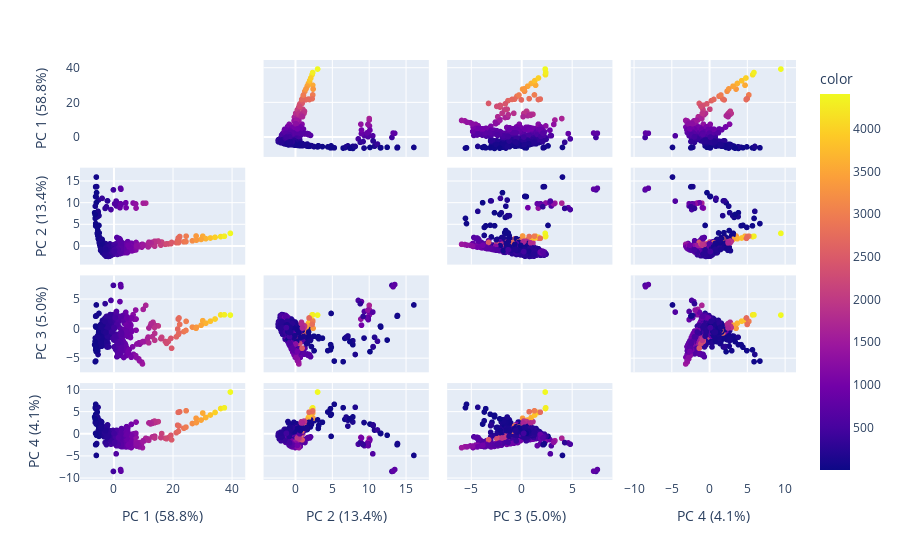

The code cell stored with this chart in its notebook:
### Code cell
import plotly.express as px
from sklearn.decomposition import PCA
from sklearn.preprocessing import StandardScaler

import numpy as np

feature_list = (df1515.columns)

def listToString(feauture_list): 
    
    str0 = " ' "
    str1 = " " 
    str2 = " ", "
    
    # return string  
    return (str0 + str1.join(s) + str2)


features = ['mass', 'MaxEStateIndex', 'MinEStateIndex', 'MaxAbsEStateIndex',
       'MinAbsEStateIndex', 'qed', 'MolWt', 'HeavyAtomMolWt', 'ExactMolWt',
       'NumValenceElectrons', 'MaxPartialCharge', 'MinPartialCharge',
       'MaxAbsPartialCharge', 'MinAbsPartialCharge', 'FpDensityMorgan1',
       'FpDensityMorgan2', 'FpDensityMorgan3', 'BCUT2D_MWHI', 'BCUT2D_MWLOW',
       'BCUT2D_CHGHI', 'BCUT2D_CHGLO', 'BCUT2D_LOGPHI', 'BCUT2D_LOGPLOW',
       'BCUT2D_MRHI', 'BCUT2D_MRLOW', 'BalabanJ', 'BertzCT', 'Chi0', 'Chi0n',
       'Chi0v', 'Chi1', 'Chi1n', 'Chi1v', 'Chi2n', 'Chi2v', 'Chi3n', 'Chi3v',
       'Chi4n', 'Chi4v', 'HallKierAlpha', 'Ipc', 'Kappa1', 'Kappa2', 'Kappa3',
       'LabuteASA', 'PEOE_VSA1', 'SMR_VSA1', 'SlogP_VSA2', 'SlogP_VSA3',
       'TPSA', 'FractionCSP3', 'HeavyAtomCount', 'NOCount', 'NumHAcceptors',
       'NumHeteroatoms', 'NumRotatableBonds', 'MolLogP', 'MolMR']

xx = df1515.loc[:,df1515.columns].values
xx = StandardScaler().fit_transform(df1515[features])
df = pd.DataFrame(xx, columns = features)
pca = PCA()

components = pca.fit_transform(df[features])
labels = {
    str(i): f"PC {i+1} ({var:.1f}%)"
    for i, var in enumerate(pca.explained_variance_ratio_ * 100)
}

fig = px.scatter_matrix(
    components,
    labels=labels,
    dimensions=range(4),
    color=df1515["mass"] # ["species"]
)
fig.update_traces(diagonal_visible=False)
fig.show()

### Figure 1 — Plotly figure (JSON) as saved in the notebook; plotly's stock layout.template omitted (floating-point values rounded to 4 significant figures; data arrays with more than 128 entries replaced by an {"elided": "..."} marker saying what was removed)
{"data": [{"diagonal": {"visible": false}, "dimensions": [{"axis": {"matches": true}, "label": "PC 1 (58.8%)", "values": {"elided": "962 float values"}}, {"axis": {"matches": true}, "label": "PC 2 (13.4%)", "values": {"elided": "962 float values"}}, {"axis": {"matches": true}, "label": "PC 3 (5.0%)", "values": {"elided": "962 float values"}}, {"axis": {"matches": true}, "label": "PC 4 (4.1%)", "values": {"elided": "962 float values"}}], "hovertemplate": "%{xaxis.title.text}=%{x}<br>%{yaxis.title.text}=%{y}<br>color=%{marker.color}<extra></extra>", "legendgroup": "", "marker": {"color": {"elided": "962 float values"}, "coloraxis": "coloraxis", "symbol": "circle"}, "name": "", "showlegend": false, "type": "splom"}], "layout": {"coloraxis": {"colorbar": {"title": {"text": "color"}}, "colorscale": [[0, "#0d0887"], [0.1111, "#46039f"], [0.2222, "#7201a8"], [0.3333, "#9c179e"], [0.4444, "#bd3786"], [0.5556, "#d8576b"], [0.6667, "#ed7953"], [0.7778, "#fb9f3a"], [0.8889, "#fdca26"], [1, "#f0f921"]]}, "dragmode": "select", "legend": {"tracegroupgap": 0}, "margin": {"t": 60}}}
